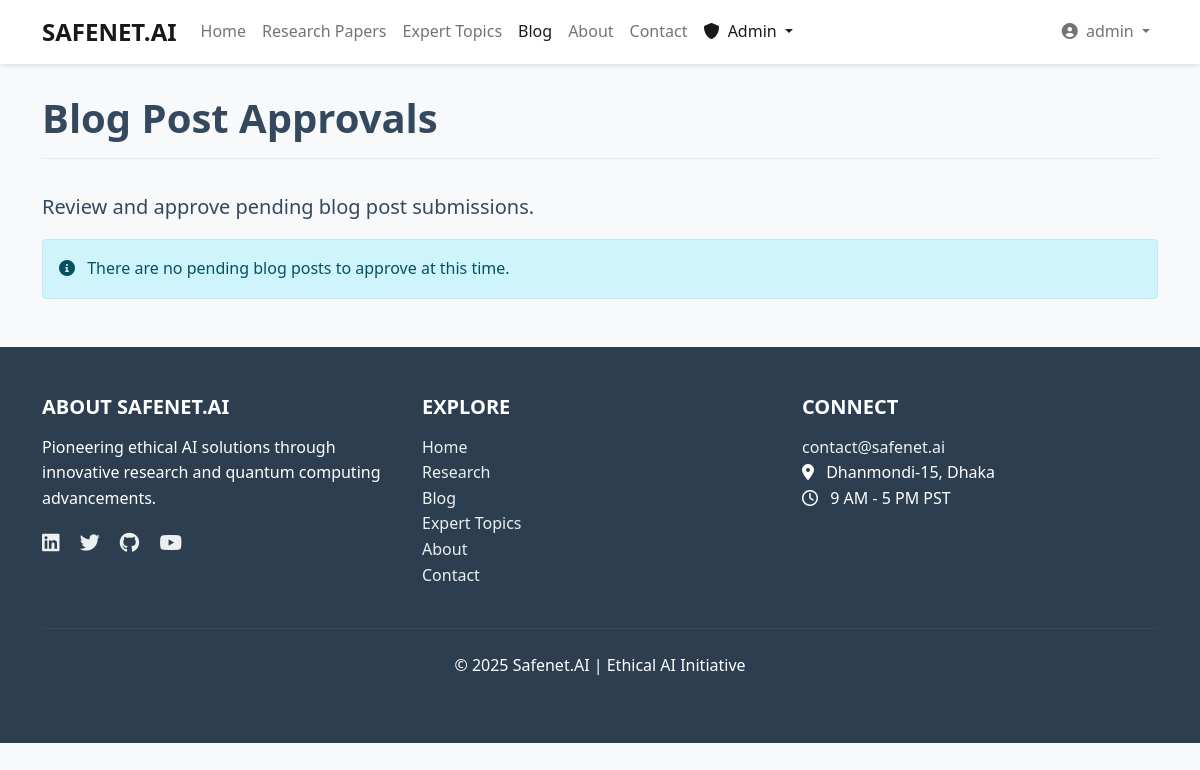
Page /blog/approval/ (signed in) on the earlier database version.
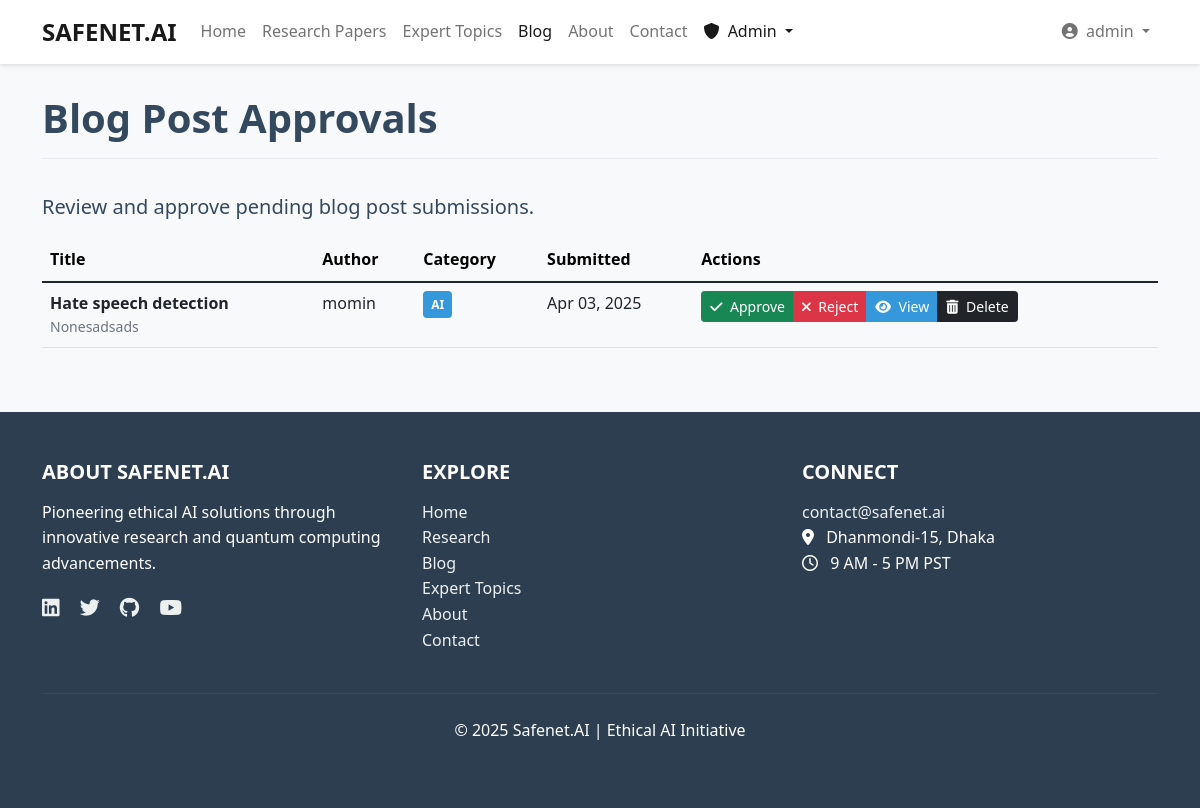
Same page on the later database version.
### blog/models.py (models this page shows, shortened)
class BlogPost(models.Model):
    title = models.CharField(max_length=200)
    author = models.ForeignKey(User, on_delete=models.CASCADE)
    content = models.TextField()
    category = models.CharField(max_length=20, choices=CATEGORY_CHOICES)
    status = models.CharField(max_length=20, choices=STATUS_CHOICES, default='pending')
    slug = models.SlugField(max_length=250, unique=True, blank=True)
    likes = models.ManyToManyField(User, related_name='blog_likes', blank=True)
    created_at = models.DateTimeField(auto_now_add=True)
    updated_at = models.DateTimeField(auto_now=True)
    class Meta:
        ordering = ['-created_at']

### blog/views.py (the view)
# urls.py: path('approval/', views.blog_approval_list, name='blog_approval_list'),
@login_required
def blog_approval_list(request):
    if not request.user.is_superuser:
        return HttpResponseForbidden("You don't have permission to access this page.")
    posts = BlogPost.objects.filter(status='pending')
    return render(request, 'blog/blog_approval.html', {'posts': posts})

### templates/blog/blog_approval.html (shortened to what this page needs)
{% extends 'base.html' %}
{% block content %}
<div class="row">
    <div class="col-12">
        <h1 class="page-header">Blog Post Approvals</h1>
        <p class="lead">Review and approve pending blog post submissions.</p>
    </div>
</div>
{% if posts %}
    <div class="table-responsive">
        <table class="table table-hover">
            <thead class="table-light">
                <tr>
                    <th>Title</th>
                    <th>Author</th>
                    <th>Category</th>
                    <th>Submitted</th>
                    <th>Actions</th>
                </tr>
            </thead>
            <tbody>
                {% for post in posts %}
                    <tr id="blog-{{ post.id }}">
                        <td>
                            <strong>{{ post.title }}</strong>
                            <div class="text-muted small">{{ post.content|striptags|truncatechars:100 }}</div>
                        </td>
                        <td>{{ post.author.get_full_name|default:post.author.username }}</td>
                        <td><span class="category-tag {{ post.category }}">{{ post.category }}</span></td>
                        <td>{{ post.created_at|date:"M d, Y" }}</td>
                        <td>
                            <div class="btn-group" role="group">
                                <button type="button" class="btn btn-success btn-sm approval-btn"
                                        data-id="{{ post.id }}"
                                        data-status="approved"
                                        data-type="blog">
                                    <i class="fas fa-check me-1"></i> Approve
                                </button>
                                <button type="button" class="btn btn-danger btn-sm approval-btn"
                                        data-id="{{ post.id }}"
                                        data-status="rejected"
                                        data-type="blog">
                                    <i class="fas fa-times me-1"></i> Reject
                                </button>
                                <a href="#blogModal{{ post.id }}" class="btn btn-primary btn-sm" data-bs-toggle="modal">
                                    <i class="fas fa-eye me-1"></i> View
                                </a>
                                <a href="{% url 'blog_delete' slug=post.slug %}" class="btn btn-dark btn-sm">
                                    <i class="fas fa-trash-alt me-1"></i> Delete
                                </a>
                            </div>
                        </td>
                    </tr>
                {% endfor %}
            </tbody>
        </table>
    </div>
{% else %}
    <div class="alert alert-info">
        <i class="fas fa-info-circle me-2"></i> There are no pending blog posts to approve at this time.
    </div>
{% endif %}
{% endblock %}

### templates/base.html (shortened to what this page needs)
<!DOCTYPE html>
<html lang="en">
<head>
    <link href="https://cdn.jsdelivr.net/npm/bootstrap@5.1.3/dist/css/bootstrap.min.css" rel="stylesheet">
    <link rel="stylesheet" href="https://cdnjs.cloudflare.com/ajax/libs/font-awesome/6.0.0-beta3/css/all.min.css">
    <link rel="stylesheet" href="/static/css/style.css">
</head>
<body>
    {% include 'navbar.html' %}
    <div class="container mt-4">
        {% block content %}{% endblock %}
    </div>
    {% include 'footer.html' %}
</body>
</html>

### templates/navbar.html (shortened to what this page needs)
<nav class="navbar navbar-expand-lg navbar-light fixed-top">
    <div class="container">
        <a class="navbar-brand" href="{% url 'home' %}">SAFENET.AI</a>
        <div class="collapse navbar-collapse" id="navbarNav">
            <ul class="navbar-nav me-auto">
                <li class="nav-item">
                    <a class="nav-link {% if request.path == '/' %}active{% endif %}" href="{% url 'home' %}">Home</a>
                </li>
                <li class="nav-item">
                    <a class="nav-link {% if 'research' in request.path %}active{% endif %}" href="{% url 'research_paper_list' %}">Research Papers</a>
                </li>
                <li class="nav-item">
                    <a class="nav-link {% if 'expert-topics' in request.path %}active{% endif %}" href="{% url 'research_topic_list' %}">Expert Topics</a>
                </li>
                <li class="nav-item">
                    <a class="nav-link {% if 'blog' in request.path %}active{% endif %}" href="{% url 'blog_list' %}">Blog</a>
                </li>
                <li class="nav-item">
                    <a class="nav-link {% if request.path == '/about/' %}active{% endif %}" href="{% url 'about' %}">About</a>
                </li>
                <li class="nav-item">
                    <a class="nav-link {% if request.path == '/accounts/contact/' %}active{% endif %}" href="{% url 'contact' %}">Contact</a>
                </li>
                {% if user.is_authenticated and user.profile.is_superuser %}
                <li class="nav-item dropdown">
                    <a class="nav-link dropdown-toggle {% if 'approval' in request.path %}active{% endif %}" href="#" id="adminDropdownMenuLink" role="button" data-bs-toggle="dropdown" aria-expanded="false">
                        <i class="fas fa-shield-alt me-1"></i> Admin
                    </a>
                </li>
                {% endif %}
            </ul>
            <ul class="navbar-nav ms-auto">
                {% if user.is_authenticated %}
                    <li class="nav-item dropdown">
                        <a class="nav-link dropdown-toggle" href="#" id="navbarDropdownMenuLink" role="button" data-bs-toggle="dropdown" aria-expanded="false">
                            <i class="fas fa-user-circle me-1"></i> {{ user.username }}
                        </a>
                    </li>
                {% endif %}
            </ul>
        </div>
    </div>
</nav>

### templates/footer.html
<footer class="safenet-footer mt-5">
    <div class="container">
        <div class="row">
            <div class="col-md-4 mb-4 mb-md-0">
                <h5>ABOUT SAFENET.AI</h5>
                <p>Pioneering ethical AI solutions through innovative research and quantum computing advancements.</p>
                <div class="social-links mt-3">
                    <a href="#" target="_blank"><i class="fab fa-linkedin"></i></a>
                    <a href="#" target="_blank"><i class="fab fa-twitter"></i></a>
                    <a href="#" target="_blank"><i class="fab fa-github"></i></a>
                    <a href="#" target="_blank"><i class="fab fa-youtube"></i></a>
                </div>
            </div>
            <div class="col-md-4 mb-4 mb-md-0">
                <h5>EXPLORE</h5>
                <ul class="list-unstyled">
                    <li><a href="{% url 'home' %}">Home</a></li>
                    <li><a href="{% url 'research_paper_list' %}">Research</a></li>
                    <li><a href="{% url 'blog_list' %}">Blog</a></li>
                    <li><a href="{% url 'research_topic_list' %}">Expert Topics</a></li>
                    <li><a href="{% url 'about' %}">About</a></li>
                    <li><a href="{% url 'contact' %}">Contact</a></li>
                </ul>
            </div>
            <div class="col-md-4">
                <h5>CONNECT</h5>
                <ul class="list-unstyled">
                    <li><a href="mailto:contact@safenet.ai">contact@safenet.ai</a></li>
                    <li><i class="fas fa-map-marker-alt me-2"></i> Dhanmondi-15, Dhaka</li>
                    <li><i class="far fa-clock me-2"></i> 9 AM - 5 PM PST</li>
                </ul>
            </div>
        </div>
        <hr class="my-4" style="background-color: rgba(255,255,255,0.2);">
        <div class="text-center">
            <p>&copy; 2025 Safenet.AI | Ethical AI Initiative</p>
        </div>
    </div>
</footer>

### static/css/style.css (style rules this page uses)
:root { --primary-color: #3498db; --primary-dark: #2980b9; --secondary-color: #2c3e50; --light-color: #ecf0f1; --dark-color: #34495e; --danger-color: #e74c3c; --success-color: #2ecc71; --warning-color: #f39c12; --info-color: #3498db; --ai-color: #3498db; --quantum-color: #e74c3c; --hybrid-color: #9b59b6; }
body { font-family: 'Segoe UI', Tahoma, Geneva, Verdana, sans-serif; line-height: 1.6; color: var(--dark-color); background-color: #f8f9fa; padding-top: 70px; }
h1, h2, h3, h4, h5, h6 { margin-bottom: 1rem; font-weight: 600; }
a { color: var(--primary-color); text-decoration: none; transition: all 0.3s ease; }
.btn-primary { background-color: var(--primary-color); border-color: var(--primary-color); }
.navbar { background-color: white; box-shadow: 0 2px 4px rgba(0, 0, 0, 0.1); }
.navbar-brand { font-weight: 700; font-size: 1.5rem; }
.safenet-footer { background-color: var(--secondary-color); color: white; padding: 3rem 0; margin-top: 3rem; }
.safenet-footer a { color: var(--light-color); }
.social-links a { margin-right: 1rem; font-size: 1.25rem; }
.category-tag { display: inline-block; padding: 0.25rem 0.5rem; border-radius: 4px; font-size: 0.75rem; font-weight: 600; color: white; margin-right: 0.5rem; }
.category-tag.AI { background-color: var(--ai-color); }
.page-header { margin-bottom: 2rem; padding-bottom: 1rem; border-bottom: 1px solid #e9ecef; }

Differences in the rows shown:
added BlogPost: title "Hate speech detection", content "Nonesadsads", author.get_full_name "momin", category "AI", created_at "Apr 03, 2025"
Other differences:
text no longer shown: "There are no pending blog posts to approve at this time."
text now shown: "Title Author Category Submitted Actions"
